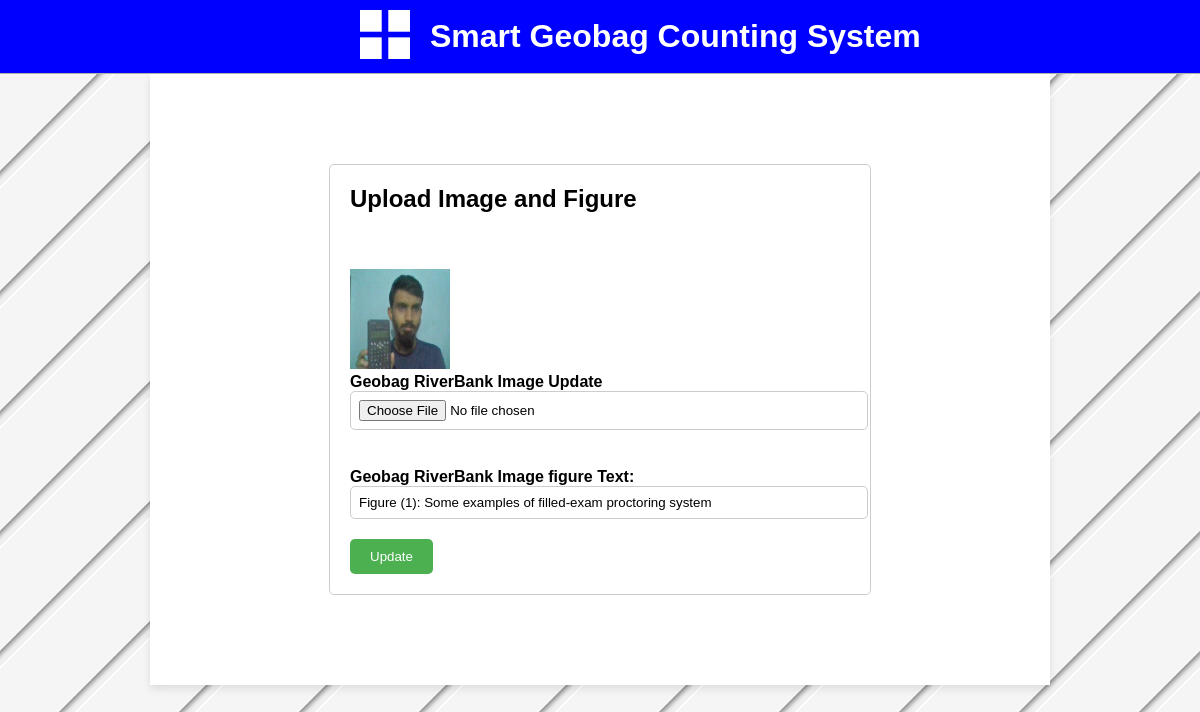
The app's page /geobagriverbank_edit/1 with its own data.
### examproctoringsystem/models.py (models this page shows)
class GeobagRiverBank(models.Model):
    geobag_at_riverbank_img = models.ImageField(upload_to='Geobag_at_RiverBank_img/', default='No images')
    image_figure_text = models.CharField(max_length = 500)

### examproctoringsystem/views.py (the view)
# urls.py: path('geobagriverbank_edit/<int:id>', views.geobagriverbank_edit, name = 'geobagriverbank_edit'),
def geobagriverbank_edit(request, id):
    geobagriverbankdata = GeobagRiverBank.objects.get(id=id)
    data = {"geobagriverbankdata": geobagriverbankdata}
    return render(request,'geobagimageUpdate.html',data)

### templates/geobagimageUpdate.html (shortened to what this page needs)
{% load static %}
<!DOCTYPE html>
<html lang="en">
<head>
    <link rel="stylesheet" href="https://cdnjs.cloudflare.com/ajax/libs/font-awesome/4.7.0/css/font-awesome.min.css">
    <link rel="stylesheet" href="https://cdnjs.cloudflare.com/ajax/libs/font-awesome/5.15.4/css/all.min.css">
    <link rel="stylesheet" href="{% static 'css/style.css' %}">
</head>
<body>
<div class = "Top-Section">
    <div class="top_bar">
        <div class = "logo">
          <a href=""><img src="{% static 'images/logo.png' %}"  alt="" >
            </a>
        <h1>Smart Geobag Counting System</h1>
    </div>
    </div>
</div>
<div class="body-section">
    <div class="form-container">
        <h2>Upload Image and Figure</h2>
        <form action="{% url 'geobagriverbank_update' %}"  method="POST" enctype="multipart/form-data">
            <input type="hidden" name="id" value="{{geobagriverbankdata.id}}" id=""><br><br>
          <div class="form-group">
            {% if geobagriverbankdata.geobag_at_riverbank_img %}
            <img src="{{ geobagriverbankdata.geobag_at_riverbank_img.url }}" alt="{{ geobagriverbankdata.geobag_at_riverbank_img.name }}" style="height: 100px; width:100px;"><br>
            {% endif %}
            <label for="exampleInputImage" class="form-label">Geobag RiverBank Image Update</label>
            <input type="file" class="form-control" id="exampleInputImage" name="geobag_at_riverbank_img" value="{{ geobagriverbankdata.geobag_at_riverbank_img.url }}" accept="image/*"><br><br>
          </div>
          <div class="form-group">
            <label for="title">Geobag RiverBank Image figure Text:</label>
            <input type="text" id="image_figure_text" name="image_figure_text" value ="{{geobagriverbankdata.image_figure_text}}">
          </div>
          <button type="submit">Update</button>
        </form>
      </div>
</div>
</body>
</html>

### static/css/style.css (style rules this page uses)
body { font-family: Arial, sans-serif; margin: 0; padding: 0; background-image: url('/static/images/back-3.png'); background-size: cover; background-position: center; background-repeat: repeat; height: 1200px; }
.Top-Section { position: sticky; top: 0; z-index: 1000; background-color: white; }
.top_bar { display: flex; align-items: center; padding: 10px; border-bottom: 1px solid #b4afaf; background: blue; }
.logo { display: flex; align-items: center; margin-left: 350px; }
.logo a img { width: 50px; margin-right: 20px; }
.logo h1 { margin: 0; font-size: 32px; color: white; align-items: center; }
.body-section { margin-left: 150px; margin-right: 150px; background-color: #ffffff; padding: 40px; box-shadow: 0 4px 8px rgba(0, 0, 0, 0.1); }
.form-container { max-width: 500px; margin: 50px auto; padding: 20px; border: 1px solid #ccc; border-radius: 5px; }
.form-container h2 { margin-top: 0; }
.form-group { margin-bottom: 20px; }
.form-group label { display: block; font-weight: bold; }
.form-group input[type="file"], .form-group input[type="text"] { width: 100%; padding: 8px; border: 1px solid #ccc; border-radius: 5px; }
button { background-color: #4CAF50; color: white; padding: 10px 20px; border: none; border-radius: 5px; cursor: pointer; }

### records on screen
GeobagRiverBank: geobag_at_riverbank_img (picture), image_figure_text "Figure (1): Some examples of filled-exam proctoring system"
